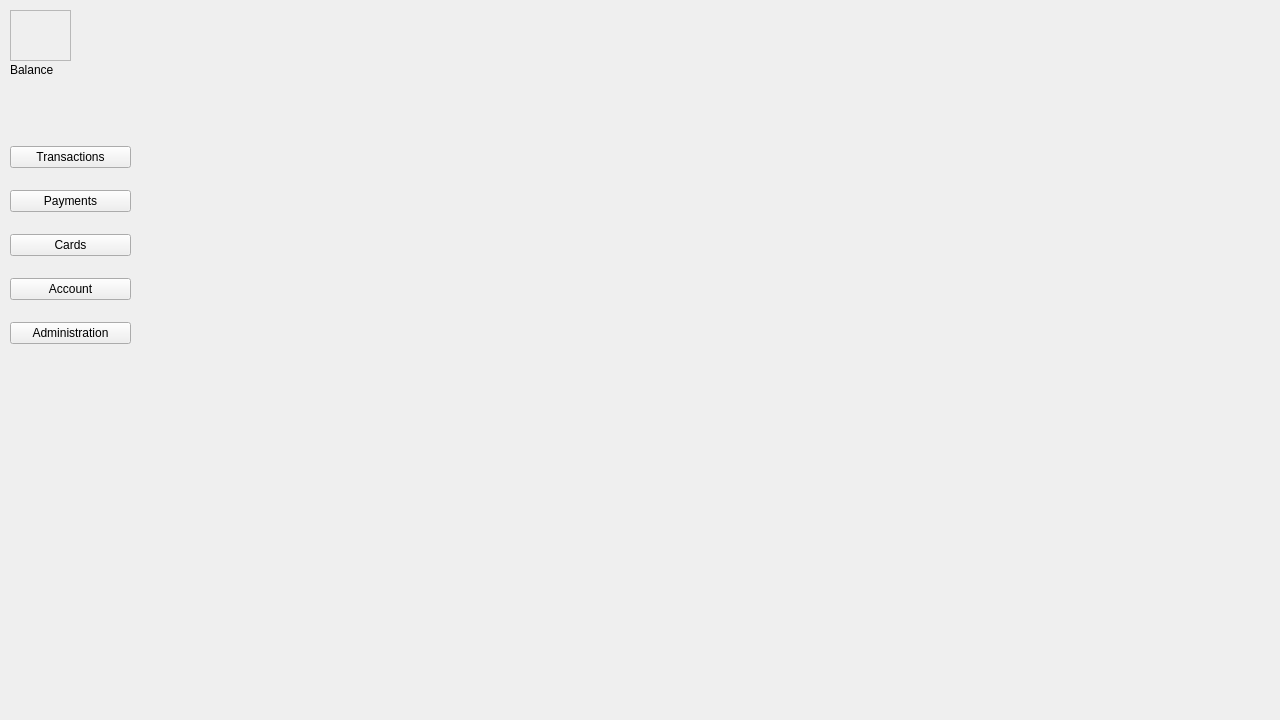
<?xml version="1.0" encoding="UTF-8"?>
<ui version="4.0">
 <class>MainWindow</class>
 <widget class="QWidget" name="MainWindow">
  <property name="geometry">
   <rect>
    <x>0</x>
    <y>0</y>
    <width>1280</width>
    <height>720</height>
   </rect>
  </property>
  <property name="windowTitle">
   <string>Form</string>
  </property>
  <widget class="QWidget" name="verticalLayoutWidget">
   <property name="geometry">
    <rect>
     <x>10</x>
     <y>130</y>
     <width>121</width>
     <height>231</height>
    </rect>
   </property>
   <layout class="QVBoxLayout" name="options_BL">
    <item>
     <widget class="QPushButton" name="transactions_main_BTN">
      <property name="text">
       <string>Transactions</string>
      </property>
     </widget>
    </item>
    <item>
     <widget class="QPushButton" name="payments_main_BTN">
      <property name="text">
       <string>Payments</string>
      </property>
     </widget>
    </item>
    <item>
     <widget class="QPushButton" name="cards_main_BTN">
      <property name="text">
       <string>Cards</string>
      </property>
     </widget>
    </item>
    <item>
     <widget class="QPushButton" name="account_main_BTN">
      <property name="text">
       <string>Account</string>
      </property>
     </widget>
    </item>
    <item>
     <widget class="QPushButton" name="administration_main_BTN">
      <property name="text">
       <string>Administration</string>
      </property>
     </widget>
    </item>
   </layout>
  </widget>
  <widget class="QLabel" name="balance_main_LA">
   <property name="geometry">
    <rect>
     <x>10</x>
     <y>60</y>
     <width>49</width>
     <height>20</height>
    </rect>
   </property>
   <property name="text">
    <string>Balance</string>
   </property>
  </widget>
  <widget class="QFrame" name="frame_2">
   <property name="geometry">
    <rect>
     <x>10</x>
     <y>10</y>
     <width>61</width>
     <height>51</height>
    </rect>
   </property>
   <property name="frameShape">
    <enum>QFrame::StyledPanel</enum>
   </property>
   <property name="frameShadow">
    <enum>QFrame::Raised</enum>
   </property>
   <widget class="QLabel" name="pfp_acc_LA_2">
    <property name="geometry">
     <rect>
      <x>10</x>
      <y>10</y>
      <width>51</width>
      <height>41</height>
     </rect>
    </property>
    <property name="styleSheet">
     <string notr="true">QLabel
{
border-radius:20px;
}</string>
    </property>
    <property name="text">
     <string/>
    </property>
    <property name="scaledContents">
     <bool>true</bool>
    </property>
   </widget>
  </widget>
  <widget class="QLabel" name="balance_main_LA_2">
   <property name="geometry">
    <rect>
     <x>10</x>
     <y>90</y>
     <width>131</width>
     <height>20</height>
    </rect>
   </property>
   <property name="text">
    <string/>
   </property>
  </widget>
  <widget class="QLabel" name="clientname_main_LA">
   <property name="geometry">
    <rect>
     <x>80</x>
     <y>30</y>
     <width>91</width>
     <height>16</height>
    </rect>
   </property>
   <property name="text">
    <string/>
   </property>
  </widget>
  <widget class="QStackedWidget" name="stackedWidget">
   <property name="geometry">
    <rect>
     <x>190</x>
     <y>0</y>
     <width>1081</width>
     <height>720</height>
    </rect>
   </property>
   <property name="currentIndex">
    <number>0</number>
   </property>
   <widget class="QWidget" name="page"/>
   <widget class="QWidget" name="page_2"/>
  </widget>
 </widget>
 <resources/>
 <connections/>
</ui>
